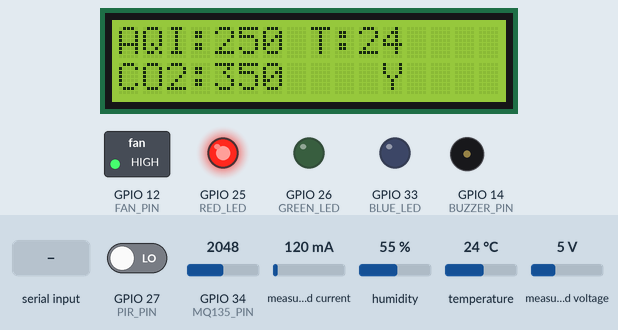
Simulated run of this sketch. Board: ESP32. Parts: 16×2 character LCD, switched loads named in the sketch (green lamp = pin HIGH), output pins drawn as LEDs (lit = HIGH), buzzer (waves = sounding, pin HIGH). The test bench sets the inputs (shaded band); at power-on: GPIO 34 (MQ135_PIN) = 2048, GPIO 27 (PIR_PIN) LOW, measured current 120 mA, humidity 55 %, temperature 24 °C, measured voltage 5 V (analog values on the 0–4095 scale). WiFi joins after 1.5 s; servers stay silent unless stated; uploads are accepted with an empty reply; EEPROM starts erased; what the sketch prints to the serial monitor is not drawn.

Above: at 5.3 s.
5.4 s: GPIO 34 (MQ135_PIN) set to 622
At 10.8 s:
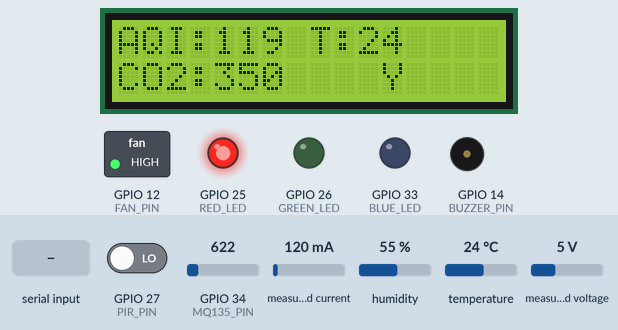
11.5 s: GPIO 34 (MQ135_PIN) set to 535
At 17.4 s:
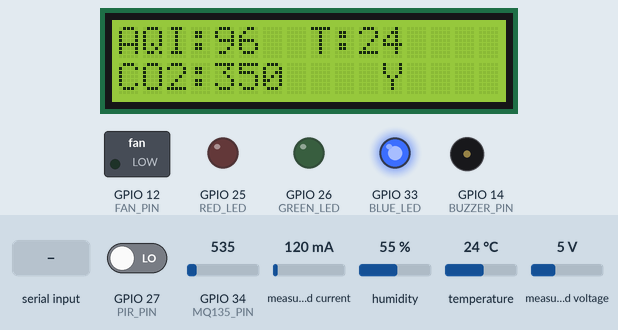
19.9 s: "CAL_ON\n" received over Serial
At 21.3 s:
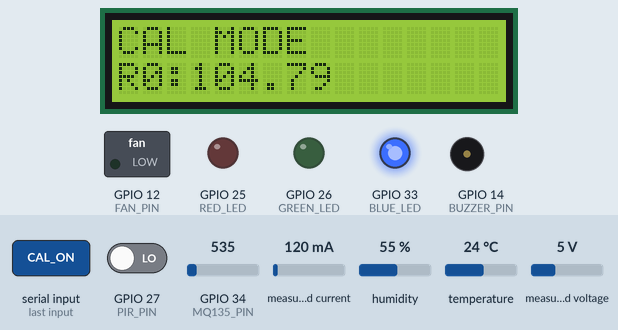
21.6 s: "CAL_OFF\n" received over Serial
At 23.0 s:
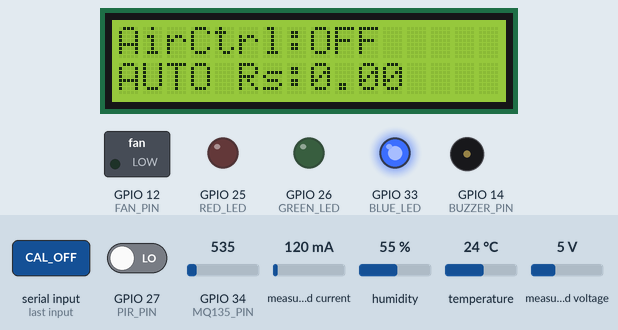
29.3 s: "MANUAL\n" received over Serial
At 34.5 s:
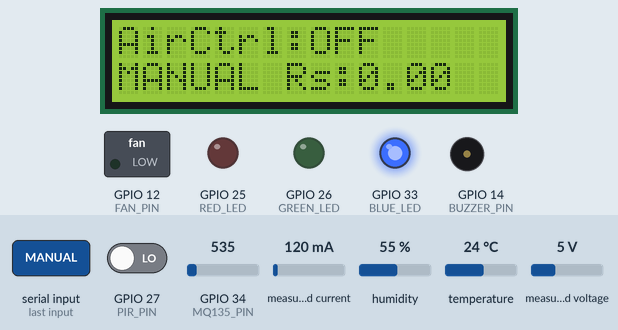
36.4 s: GPIO 34 (MQ135_PIN) set to 1220
At 42.4 s:
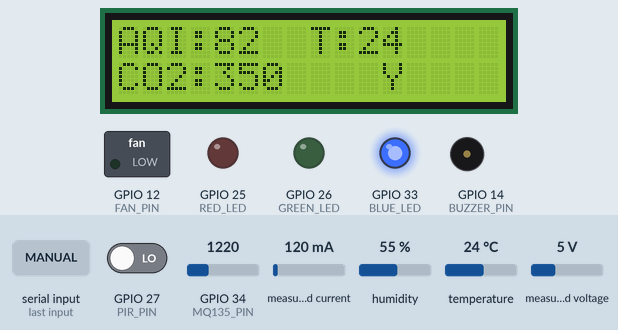
43.3 s: GPIO 34 (MQ135_PIN) set to 1297
Timing chart, 0 to 53.3 s (numbered marks = the images above; inputs shaded):
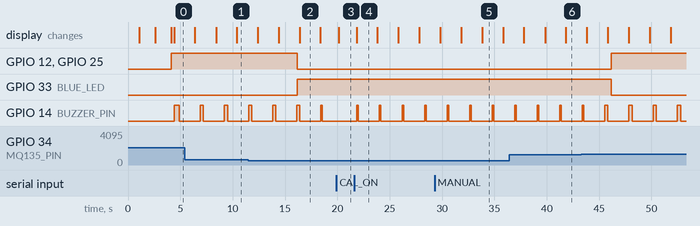

Measured:
- the behaviour switches between 584 and 583 on GPIO 34 (MQ135_PIN) (found by bisection; images 1 and 2)
- after the input at 19.9 s, GPIO 14 (BUZZER_PIN): stays LOW (without the input it goes to HIGH after 0.66 s); the display: changes after 0.24 s (image 3)
- after the input at 21.6 s, GPIO 14 (BUZZER_PIN): alternates HIGH for 0.15 s and LOW for 2.0 s, starting after 0.23 s; the display: changes after 0.23 s (image 4)
- after the input at 29.3 s, the display: first differs from a run without the input after 4.5 s (image 5)
- what the display in image 2 shows lasts 2.0 s, from 16.4 s to 18.4 s

The sketch:

smart_env_esp32.ino
```cpp
#include <math.h>
#include <Wire.h>
#include <Adafruit_INA219.h>
#include <DHT.h>
#include <LiquidCrystal_I2C.h>
#include <Preferences.h>
#include <WiFi.h>
#include <HTTPClient.h>
#include <ArduinoJson.h>

/* =========================================================
   SMART ENVIRONMENT MONITOR - CORE CODE V2 + WIFI POST + BSSID
   ========================================================= */

/* ---------- WIFI ---------- */
const char* ssid     = "ESP";       // ← change this
const char* password = "12345678";   // ← change this

/* ---- YOUR ROUTER BSSID (run: netsh wlan show interfaces) ---- */
const uint8_t bssid[6] = {0xC6, 0x31, 0x37, 0xD9, 0x09, 0xC6}; // ← change this

/* ---- YOUR LAPTOP SERVER URL (IP found in terminal) ---------- */
const char* serverUrl = "http://10.76.154.13:5000/data";

/* ---------- MQ135 ---------- */
const int MQ135_PIN = 34;

float R0 = 7.20;
const float RL = 10.0;
const float VC = 3.3;

bool calibrationMode = false;
const float FRESH_AIR_CO2 = 410.0;

const float CO2_A = 116.6020682;
const float CO2_B = -2.769034857;

/* ---------- OTHER MODULES ---------- */
#define PIR_PIN    27
#define FAN_PIN    12
#define BUZZER_PIN 14
#define RED_LED    25
#define GREEN_LED  26
#define BLUE_LED   33
#define DHTPIN     4
#define DHTTYPE    DHT11

/* ---------- OBJECTS ---------- */
DHT dht(DHTPIN, DHTTYPE);
Adafruit_INA219 ina219;
LiquidCrystal_I2C lcd(0x27, 16, 2);
Preferences preferences;

/* ---------- ENERGY ---------- */
const float tariffPerkWh = 8.0;
float energy_Wh = 0.0;

/* ---------- PIR HOLD ---------- */
unsigned long lastMotionTime    = 0;
const unsigned long occupancyDelay = 120000;
unsigned long lastMotionAgeSec  = 0;

/* ---------- TIMING ---------- */
unsigned long lastSensorRead  = 0;
unsigned long lastLCDUpdate   = 0;
unsigned long lastCSVLog      = 0;
unsigned long lastBuzzerToggle= 0;
unsigned long lastServerSend  = 0;
unsigned long lastWiFiRetry   = 0;
unsigned long systemStartMillis = 0;

const unsigned long SENSOR_INTERVAL     = 2000;
const unsigned long LCD_INTERVAL        = 2000;
const unsigned long CSV_INTERVAL        = 2000;
const unsigned long SERVER_SEND_INTERVAL= 2000;
const unsigned long WIFI_RETRY_INTERVAL = 10000;

/* ---------- MODES ---------- */
enum ControlMode { AUTO_MODE, MANUAL_MODE };
ControlMode controlMode = AUTO_MODE;

/* ---------- SENSOR ERROR FLAGS ---------- */
bool dhtError = false;
bool inaError = false;
bool mqError  = false;

/* ---------- LIVE DATA ---------- */
int   rawAdcValue = 0;
float rawVoltage  = 0.0;
float rawRs       = 0.0;

int    AQI        = 0;
String airQuality = "Unknown";
float  co2ppm     = 0.0;
String co2Status  = "Unknown";
float  nh3ppb     = 0.0;
float  benzeneppb = 0.0;
float  coppm      = 0.0;

float temperature = 0.0;
float humidity    = 0.0;

float busVoltage   = 0.0;
float shuntVoltage = 0.0;
float current_mA   = 0.0;
float power_W      = 0.0;
float energy_kWh   = 0.0;
float cost         = 0.0;

int    occupancy_status = 0;
String airCtrlStatus    = "OFF";

unsigned long previousEnergyMillis = 0;
unsigned long readingCount         = 0;

/* ---------- SMOOTHING ---------- */
const int FILTER_SIZE = 10;
int   adcBuffer    [FILTER_SIZE];
float tempBuffer   [FILTER_SIZE];
float humBuffer    [FILTER_SIZE];
float currentBuffer[FILTER_SIZE];
float powerBuffer  [FILTER_SIZE];
bool  filterFilled = false;
int   filterIndex  = 0;

/* ---------- LCD PAGE ---------- */
int lcdPage = 0;

/* ---------- BUZZER ---------- */
bool buzzerState     = false;
int  buzzerPatternMs = 0;
bool buzzerEnabled   = false;

/* ---------- HELPER FUNCTIONS ---------- */
float getVoltage(int adcValue) {
  return adcValue * (3.3 / 4095.0);
}

float getRs(int adcValue) {
  float vout = getVoltage(adcValue);
  if (vout < 0.01) vout = 0.01;
  return ((VC - vout) / vout) * RL;
}

float getCO2ppm(float rs, float r0) {
  float ratio = rs / r0;
  return CO2_A * pow(ratio, CO2_B);
}

float calculateR0(float rs, float ppm) {
  return rs / pow((ppm / CO2_A), (1.0 / CO2_B));
}

void initFilters() {
  for (int i = 0; i < FILTER_SIZE; i++) {
    adcBuffer[i] = 0; tempBuffer[i] = 0;
    humBuffer[i] = 0; currentBuffer[i] = 0; powerBuffer[i] = 0;
  }
}

void updateFilters(int adcVal, float tempVal, float humVal, float currVal, float powerVal) {
  adcBuffer    [filterIndex] = adcVal;
  tempBuffer   [filterIndex] = tempVal;
  humBuffer    [filterIndex] = humVal;
  currentBuffer[filterIndex] = currVal;
  powerBuffer  [filterIndex] = powerVal;
  filterIndex++;
  if (filterIndex >= FILTER_SIZE) { filterIndex = 0; filterFilled = true; }
}

int   getValidCount()            { return filterFilled ? FILTER_SIZE : filterIndex; }

float averageIntBuffer(int* arr) {
  int count = getValidCount(); if (!count) return 0;
  long sum = 0; for (int i = 0; i < count; i++) sum += arr[i];
  return (float)sum / count;
}

float averageFloatBuffer(float* arr) {
  int count = getValidCount(); if (!count) return 0;
  float sum = 0; for (int i = 0; i < count; i++) sum += arr[i];
  return sum / count;
}

void loadSavedR0() {
  preferences.begin("envmon", true);
  if (preferences.isKey("R0")) R0 = preferences.getFloat("R0", 7.20);
  preferences.end();
}

void saveR0(float value) {
  preferences.begin("envmon", false);
  preferences.putFloat("R0", value);
  preferences.end();
  R0 = value;
}

String getModeText() { return (controlMode == AUTO_MODE) ? "AUTO" : "MANUAL"; }

void setAirQualityLevels(int aqi) {
  nh3ppb = 0.0; benzeneppb = 0.0; coppm = 0.0;
  if      (aqi <= 25)  { airQuality = "Excellent";            nh3ppb=1.0;   benzeneppb=0.3;  coppm=0.05; }
  else if (aqi <= 50)  { airQuality = "Good";                 nh3ppb=2.0;   benzeneppb=0.5;  coppm=0.10; }
  else if (aqi <= 75)  { airQuality = "Fair";                 nh3ppb=5.0;   benzeneppb=1.0;  coppm=0.20; }
  else if (aqi <= 100) { airQuality = "Moderate";             nh3ppb=10.0;  benzeneppb=2.0;  coppm=0.30; }
  else if (aqi <= 125) { airQuality = "Slightly Polluted";    nh3ppb=18.0;  benzeneppb=3.0;  coppm=0.50; }
  else if (aqi <= 150) { airQuality = "Unhealthy Sensitive";  nh3ppb=30.0;  benzeneppb=4.0;  coppm=0.80; }
  else if (aqi <= 175) { airQuality = "Mildly Unhealthy";     nh3ppb=45.0;  benzeneppb=5.5;  coppm=1.10; }
  else if (aqi <= 200) { airQuality = "Unhealthy";            nh3ppb=60.0;  benzeneppb=7.0;  coppm=1.50; }
  else if (aqi <= 225) { airQuality = "Very Unhealthy";       nh3ppb=80.0;  benzeneppb=8.5;  coppm=2.00; }
  else if (aqi <= 250) { airQuality = "Heavily Polluted";     nh3ppb=100.0; benzeneppb=10.0; coppm=2.50; }
  else if (aqi <= 275) { airQuality = "Severe";               nh3ppb=120.0; benzeneppb=12.0; coppm=3.00; }
  else if (aqi <= 300) { airQuality = "Very Severe";          nh3ppb=140.0; benzeneppb=14.0; coppm=3.50; }
  else if (aqi <= 325) { airQuality = "Hazardous L1";         nh3ppb=165.0; benzeneppb=16.0; coppm=4.00; }
  else if (aqi <= 350) { airQuality = "Hazardous L2";         nh3ppb=190.0; benzeneppb=18.0; coppm=4.50; }
  else if (aqi <= 375) { airQuality = "Hazardous L3";         nh3ppb=215.0; benzeneppb=20.0; coppm=5.00; }
  else if (aqi <= 400) { airQuality = "Extreme Hazard";       nh3ppb=240.0; benzeneppb=22.0; coppm=5.50; }
  else if (aqi <= 425) { airQuality = "Extreme Hazard+";      nh3ppb=270.0; benzeneppb=24.0; coppm=6.00; }
  else if (aqi <= 450) { airQuality = "Critical Pollution";   nh3ppb=300.0; benzeneppb=26.0; coppm=6.50; }
  else if (aqi <= 475) { airQuality = "Critical Pollution+";  nh3ppb=330.0; benzeneppb=28.0; coppm=7.00; }
  else                 { airQuality = "Emergency";             nh3ppb=360.0; benzeneppb=30.0; coppm=8.00; }
}

void setCO2Status(float co2) {
  if      (co2 <= 450)  co2Status = "Fresh Outdoor Air";
  else if (co2 <= 600)  co2Status = "Very Good Indoor Air";
  else if (co2 <= 800)  co2Status = "Normal Indoor Air";
  else if (co2 <= 1000) co2Status = "Acceptable";
  else if (co2 <= 1200) co2Status = "Poor Ventilation";
  else if (co2 <= 2000) co2Status = "High CO2 Level";
  else                  co2Status = "Very High CO2 Level";
}

void updateOccupancy() {
  if (controlMode == MANUAL_MODE) { occupancy_status = 1; lastMotionAgeSec = 0; return; }
  int pirValue = digitalRead(PIR_PIN);
  if (pirValue == HIGH) lastMotionTime = millis();
  occupancy_status = (millis() - lastMotionTime < occupancyDelay) ? 1 : 0;
  lastMotionAgeSec = (millis() - lastMotionTime) / 1000;
}

void updateFanLogic() {
  if      (occupancy_status == 1 && AQI > 100) digitalWrite(FAN_PIN, HIGH);
  else if (occupancy_status == 0 && AQI > 200) digitalWrite(FAN_PIN, HIGH);
  else                                          digitalWrite(FAN_PIN, LOW);
  airCtrlStatus = digitalRead(FAN_PIN) ? "ON" : "OFF";
}

void updateLEDLogic() {
  if      (AQI <= 50)  { digitalWrite(GREEN_LED,HIGH); digitalWrite(RED_LED,LOW);  digitalWrite(BLUE_LED,LOW);  }
  else if (AQI <= 100) { digitalWrite(GREEN_LED,LOW);  digitalWrite(RED_LED,LOW);  digitalWrite(BLUE_LED,HIGH); }
  else                 { digitalWrite(GREEN_LED,LOW);  digitalWrite(BLUE_LED,LOW); digitalWrite(RED_LED,HIGH);  }
}

void updateBuzzerPattern() {
  if      (AQI <= 50)  buzzerPatternMs = 50;
  else if (AQI <= 100) buzzerPatternMs = 150;
  else if (AQI <= 200) buzzerPatternMs = 300;
  else                 buzzerPatternMs = 500;
  buzzerEnabled = true;
}

void handleBuzzerNonBlocking() {
  if (!buzzerEnabled) { digitalWrite(BUZZER_PIN, LOW); buzzerState = false; return; }
  unsigned long now = millis();
  if (!buzzerState) {
    if (now - lastBuzzerToggle >= 2000) { digitalWrite(BUZZER_PIN, HIGH); buzzerState = true; lastBuzzerToggle = now; }
  } else {
    if (now - lastBuzzerToggle >= (unsigned long)buzzerPatternMs) { digitalWrite(BUZZER_PIN, LOW); buzzerState = false; lastBuzzerToggle = now; }
  }
}

void readSensors() {
  rawAdcValue = analogRead(MQ135_PIN);
  rawVoltage  = getVoltage(rawAdcValue);
  rawRs       = getRs(rawAdcValue);
  mqError     = (rawAdcValue < 0 || rawAdcValue > 4095);

  float rawTemp = dht.readTemperature();
  float rawHum  = dht.readHumidity();
  if (isnan(rawTemp) || isnan(rawHum)) { dhtError = true; rawTemp = temperature; rawHum = humidity; }
  else dhtError = false;

  float rawBusVoltage   = ina219.getBusVoltage_V();
  float rawShuntVoltage = ina219.getShuntVoltage_mV();
  float rawCurrent      = ina219.getCurrent_mA();
  float rawPowerW       = ina219.getPower_mW() / 1000.0;
  if (isnan(rawBusVoltage) || isnan(rawCurrent) || isnan(rawPowerW)) {
    inaError = true;
    rawBusVoltage = busVoltage; rawShuntVoltage = shuntVoltage;
    rawCurrent = current_mA;   rawPowerW = power_W;
  } else inaError = false;

  updateFilters(rawAdcValue, rawTemp, rawHum, rawCurrent, rawPowerW);

  rawAdcValue = (int)averageIntBuffer(adcBuffer);
  temperature = averageFloatBuffer(tempBuffer);
  humidity    = averageFloatBuffer(humBuffer);
  current_mA  = averageFloatBuffer(currentBuffer);
  power_W     = averageFloatBuffer(powerBuffer);

  rawVoltage = getVoltage(rawAdcValue);
  rawRs      = getRs(rawAdcValue);
  co2ppm     = getCO2ppm(rawRs, R0);

  if (co2ppm < 350)  co2ppm = 350;
  if (co2ppm > 5000) co2ppm = 5000;

  AQI = map(rawAdcValue, 0, 4095, 0, 500);

  busVoltage   = rawBusVoltage;
  shuntVoltage = rawShuntVoltage;

  setAirQualityLevels(AQI);
  setCO2Status(co2ppm);

  unsigned long now       = millis();
  float elapsedHours      = (now - previousEnergyMillis) / 3600000.0;
  previousEnergyMillis    = now;
  energy_Wh  += power_W * elapsedHours;
  energy_kWh  = energy_Wh / 1000.0;
  cost        = energy_kWh * tariffPerkWh;

  readingCount++;
}

/* ---------- SEND TO SERVER ---------- */
void sendDataToServer() {
  if (WiFi.status() != WL_CONNECTED) return;

  HTTPClient http;
  http.begin(serverUrl);
  http.addHeader("Content-Type", "application/json");

  StaticJsonDocument<768> doc;
  doc["time_s"]    = (millis() - systemStartMillis) / 1000;
  doc["aqi"]       = AQI;
  doc["airQuality"]= airQuality;
  doc["co2"]       = co2ppm;
  doc["co2Status"] = co2Status;
  doc["temp"]      = temperature;
  doc["humidity"]  = humidity;
  doc["nh3"]       = nh3ppb;
  doc["benzene"]   = benzeneppb;
  doc["co"]        = coppm;
  doc["voltage"]   = busVoltage;
  doc["current"]   = current_mA;
  doc["power"]     = power_W;
  doc["energy"]    = energy_kWh;
  doc["cost"]      = cost;
  doc["occupancy"] = occupancy_status;
  doc["airCtrl"]   = digitalRead(FAN_PIN);
  doc["mode"]      = getModeText();
  doc["dhtErr"]    = dhtError;
  doc["inaErr"]    = inaError;
  doc["mqErr"]     = mqError;

  String jsonBody;
  serializeJson(doc, jsonBody);

  int httpCode = http.POST(jsonBody);
  Serial.print("POST → "); Serial.print(serverUrl);
  Serial.print("  HTTP "); Serial.println(httpCode);

  http.end();
}

/* ---------- SERIAL / CSV / LCD (unchanged) ---------- */
void printDetailedStatus() {
  Serial.println("----------- AIR + ENERGY REPORT -----------");
  Serial.print("Mode            : "); Serial.println(getModeText());
  Serial.print("AQI             : "); Serial.println(AQI);
  Serial.print("Air Quality     : "); Serial.println(airQuality);
  Serial.print("Approx CO2      : "); Serial.print(co2ppm, 1); Serial.println(" ppm");
  Serial.print("Temp            : "); Serial.print(temperature, 1); Serial.println(" C");
  Serial.print("Humidity        : "); Serial.print(humidity, 1); Serial.println(" %");
  Serial.print("Current         : "); Serial.print(current_mA, 2); Serial.println(" mA");
  Serial.print("Power           : "); Serial.print(power_W, 3); Serial.println(" W");
  Serial.print("Energy          : "); Serial.print(energy_kWh, 6); Serial.println(" kWh");
  Serial.print("Cost            : Rs "); Serial.println(cost, 4);
  Serial.print("Occupancy       : "); Serial.println(occupancy_status);
  Serial.print("Air Control     : "); Serial.println(airCtrlStatus);
  if (WiFi.status() == WL_CONNECTED) {
    Serial.print("WiFi IP         : "); Serial.println(WiFi.localIP());
  } else {
    Serial.println("WiFi            : DISCONNECTED");
  }
  Serial.println("-------------------------------------------");
}

void printCSVHeader() {
  Serial.println("CSV_HEADER,time_s,aqi,co2,temp,humidity,nh3,benzene,co,busVoltage,current_mA,power_W,energy_kWh,cost,occupancy,airCtrl,mode,dhtErr,inaErr,mqErr");
}

void printCSVLine() {
  Serial.print("CSV,");
  Serial.print((millis() - systemStartMillis) / 1000); Serial.print(",");
  Serial.print(AQI);          Serial.print(",");
  Serial.print(co2ppm, 1);    Serial.print(",");
  Serial.print(temperature,1);Serial.print(",");
  Serial.print(humidity, 1);  Serial.print(",");
  Serial.print(nh3ppb, 1);    Serial.print(",");
  Serial.print(benzeneppb,1); Serial.print(",");
  Serial.print(coppm, 2);     Serial.print(",");
  Serial.print(busVoltage,2); Serial.print(",");
  Serial.print(current_mA,2); Serial.print(",");
  Serial.print(power_W, 3);   Serial.print(",");
  Serial.print(energy_kWh,6); Serial.print(",");
  Serial.print(cost, 4);      Serial.print(",");
  Serial.print(occupancy_status); Serial.print(",");
  Serial.print(digitalRead(FAN_PIN)); Serial.print(",");
  Serial.print(getModeText()); Serial.print(",");
  Serial.print(dhtError); Serial.print(",");
  Serial.print(inaError); Serial.print(",");
  Serial.println(mqError);
}

void updateLCD() {
  lcd.clear();
  if (dhtError || inaError || mqError) {
    lcd.setCursor(0,0); lcd.print("SENSOR ERROR");
    lcd.setCursor(0,1);
    if (dhtError) lcd.print("DHT ");
    if (inaError) lcd.print("INA ");
    if (mqError)  lcd.print("MQ ");
    return;
  }
  if (lcdPage == 0) {
    lcd.setCursor(0,0); lcd.print("AQI:"); lcd.print(AQI);
    lcd.setCursor(8,0); lcd.print("T:"); lcd.print(temperature,0);
    lcd.setCursor(0,1); lcd.print("CO2:"); lcd.print((int)co2ppm);
    lcd.setCursor(11,1); lcd.print(occupancy_status ? "Y" : "N");
  } else if (lcdPage == 1) {
    lcd.setCursor(0,0); lcd.print("I:"); lcd.print(current_mA,0); lcd.print("mA");
    lcd.setCursor(0,1); lcd.print("P:"); lcd.print(power_W,1); lcd.print("W");
  } else {
    lcd.setCursor(0,0); lcd.print("AirCtrl:"); lcd.print(airCtrlStatus);
    lcd.setCursor(0,1); lcd.print(getModeText()); lcd.print(" Rs:"); lcd.print(cost,2);
  }
  lcdPage++; if (lcdPage > 2) lcdPage = 0;
}

void handleSerialCommands() {
  if (!Serial.available()) return;
  String cmd = Serial.readStringUntil('\n');
  cmd.trim(); cmd.toUpperCase();
  if      (cmd == "HELP")   { Serial.println("Commands: HELP STATUS AUTO MANUAL SHOW_R0 SAVE_R0=x CAL_ON CAL_OFF"); }
  else if (cmd == "STATUS") { printDetailedStatus(); }
  else if (cmd == "AUTO")   { controlMode = AUTO_MODE;   Serial.println("Mode: AUTO"); }
  else if (cmd == "MANUAL") { controlMode = MANUAL_MODE; Serial.println("Mode: MANUAL"); }
  else if (cmd == "SHOW_R0"){ Serial.print("R0 = "); Serial.println(R0, 3); }
  else if (cmd.startsWith("SAVE_R0=")) {
    float v = cmd.substring(8).toFloat();
    if (v > 0.1 && v < 1000.0) { saveR0(v); Serial.print("R0 saved: "); Serial.println(R0,3); }
    else Serial.println("Invalid R0");
  }
  else if (cmd == "CAL_ON")  { calibrationMode = true;  Serial.println("Calibration ON");  }
  else if (cmd == "CAL_OFF") { calibrationMode = false; Serial.println("Calibration OFF"); }
  else Serial.println("Unknown command. Type HELP");
}

void handleCalibrationMode() {
  int adcValue = analogRead(MQ135_PIN);
  float voltage = getVoltage(adcValue);
  float rs = getRs(adcValue);
  float estimatedR0 = calculateR0(rs, FRESH_AIR_CO2);
  Serial.println("----------- CALIBRATION -----------");
  Serial.print("ADC: "); Serial.println(adcValue);
  Serial.print("Rs : "); Serial.println(rs, 3);
  Serial.print("R0 : "); Serial.println(estimatedR0, 3);
  Serial.println("Use SAVE_R0=<value> to store");
  Serial.println("-----------------------------------");
  lcd.clear(); lcd.setCursor(0,0); lcd.print("CAL MODE");
  lcd.setCursor(0,1); lcd.print("R0:"); lcd.print(estimatedR0,2);
}

void connectWiFi() {
  WiFi.mode(WIFI_STA);
  WiFi.begin(ssid, password, 0, bssid, true);
  Serial.print("Connecting to WiFi");
  unsigned long t = millis();
  while (WiFi.status() != WL_CONNECTED && millis() - t < 20000) { delay(500); Serial.print("."); }
  Serial.println();
  if (WiFi.status() == WL_CONNECTED) {
    Serial.print("Connected! IP: "); Serial.println(WiFi.localIP());
    Serial.print("BSSID: ");         Serial.println(WiFi.BSSIDstr());
  } else {
    Serial.println("WiFi connection failed — will retry");
  }
}

/* ---------- SETUP ---------- */
void setup() {
  Serial.begin(115200);
  delay(1000);
  analogReadResolution(12);

  pinMode(PIR_PIN,    INPUT);
  pinMode(FAN_PIN,    OUTPUT);
  pinMode(BUZZER_PIN, OUTPUT);
  pinMode(RED_LED,    OUTPUT);
  pinMode(GREEN_LED,  OUTPUT);
  pinMode(BLUE_LED,   OUTPUT);

  digitalWrite(FAN_PIN, LOW); digitalWrite(BUZZER_PIN, LOW);
  digitalWrite(RED_LED, LOW); digitalWrite(GREEN_LED,  LOW); digitalWrite(BLUE_LED, LOW);

  Wire.begin(21, 22);
  dht.begin();

  lcd.init(); lcd.backlight(); lcd.clear();

  if (!ina219.begin()) { Serial.println("INA219 not found"); inaError = true; }

  loadSavedR0();
  initFilters();

  systemStartMillis    = millis();
  previousEnergyMillis = millis();

  Serial.println("======================================");
  Serial.println("SMART ENVIRONMENT MONITOR - CORE V2");
  Serial.println("======================================");
  Serial.print("Loaded R0: "); Serial.println(R0, 3);
  Serial.print("Server   : "); Serial.println(serverUrl);

  connectWiFi();
  printCSVHeader();

  lcd.setCursor(0,0); lcd.print("Smart Env V2");
  lcd.setCursor(0,1); lcd.print("R0:"); lcd.print(R0,2);
  delay(1500); lcd.clear();
}

/* ---------- LOOP ---------- */
void loop() {
  handleSerialCommands();
  unsigned long now = millis();

  if (calibrationMode) {
    if (now - lastSensorRead >= SENSOR_INTERVAL) { lastSensorRead = now; handleCalibrationMode(); }
    return;
  }

  if (WiFi.status() != WL_CONNECTED && now - lastWiFiRetry >= WIFI_RETRY_INTERVAL) {
    lastWiFiRetry = now; connectWiFi();
  }

  updateOccupancy();

  if (now - lastSensorRead >= SENSOR_INTERVAL) {
    lastSensorRead = now;
    readSensors(); updateFanLogic(); updateLEDLogic(); updateBuzzerPattern(); printDetailedStatus();
  }

  if (now - lastCSVLog >= CSV_INTERVAL)      { lastCSVLog = now;    printCSVLine(); }
  if (now - lastServerSend >= SERVER_SEND_INTERVAL) { lastServerSend = now; sendDataToServer(); }
  if (now - lastLCDUpdate >= LCD_INTERVAL)   { lastLCDUpdate = now; updateLCD(); }

  handleBuzzerNonBlocking();
}
```
